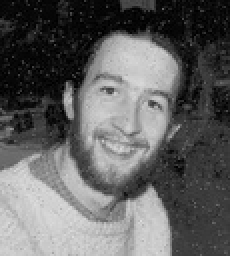
%> input picture images.jpg, 115 x 128 px, shrunk from 213 x 237 before the run (shown 2 times larger)
$ octave filtermedian.m   (GNU Octave 9; MATLAB toolbox functions it lacks are replaced by stand-ins)
%> lines starting %> are read from the running program, lines starting %| are printed output that depends on the picture
close all;
clear all;
clc;

F = imread('images.jpg');
%> F is the input picture: size 128x115x3 uint8; min 0, max 221, mean 97.6
[tinggi, lebar] = size(F);
%> tinggi = 128; lebar = 345

for baris=2 : tinggi-1
    for kolom=2 : lebar-1
        data = [F(baris-1, kolom-1) ...
              F(baris-1, kolom)  ...
              F(baris-1, kolom+1)  ...
              F(baris, kolom-1)  ...
              F(baris, kolom)  ...
              F(baris, kolom+1)  ...
              F(baris+1, kolom-1)  ...
              F(baris+1, kolom)  ...
              F(baris+1, kolom+1)];
         % Urutkan
         for i=1 : 8
             for j=i+1 : 9
                 if data(i) > data(j)
                     tmp = data(i);
                     data(i) = data(j);
                     data(j) = tmp;
                 end
             end
         end
         % Ambil nilai median
         G(baris, kolom) = data(5);
    end
end
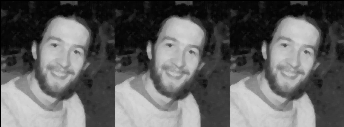
%> G: size 127x344 uint8; min 0, max 215, mean 96.4
%> after the loop, data = [59 61 63 64 71 72 78 82 91]; tmp = 91

figure
subplot(1,2,1)
imshow(F)

subplot(1,2,2)
imshow(G);
